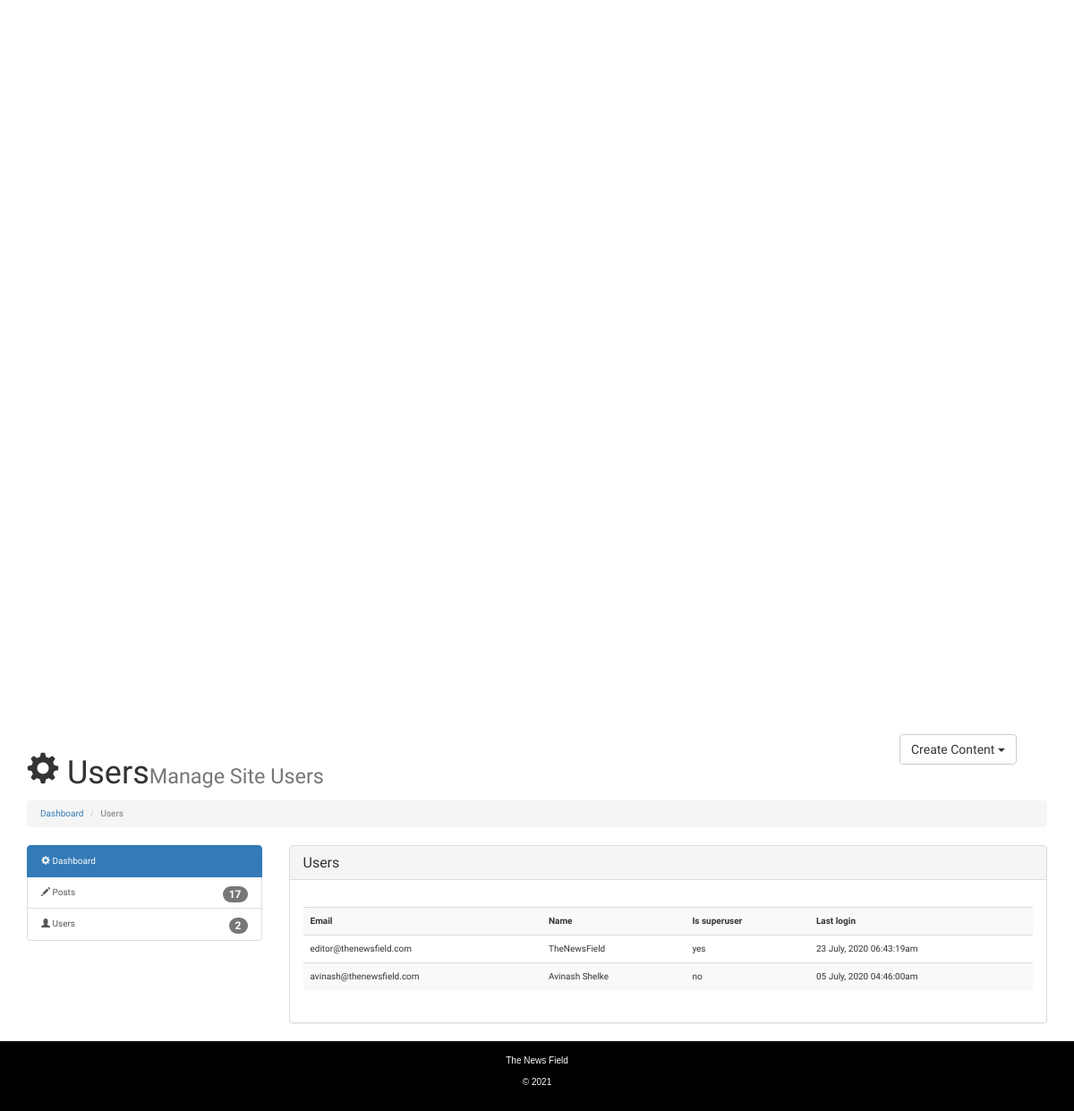
Screenshot of /admin_panel/users.php (signed in) with the database file from the repository.
### tables this page shows
CREATE TABLE `users` (
  `id` int(11) NOT NULL,
  `email` varchar(255) NOT NULL,
  `password` varchar(255) NOT NULL,
  `name` varchar(255) DEFAULT NULL,
  `is_superuser` varchar(255) NOT NULL DEFAULT 'no',
  `last_login` timestamp NOT NULL DEFAULT CURRENT_TIMESTAMP
);

### admin_panel/includes/db.php (called while the page is built, shortened)
<?php
function get_post_count($conn){
    $query = "SELECT * FROM news";
    $result = mysqli_query($conn, $query);
    $num_rows = mysqli_num_rows($result);
    return $num_rows;
}
function get_user_count($conn){
    $query = "SELECT * FROM users";
    $result = mysqli_query($conn, $query);
    $num_rows = mysqli_num_rows($result);
    return $num_rows;
}
?>

### admin_panel/users.php (the view, shortened to what this page needs)
<?php require "includes/header.php"; ?>
    <header id="header">
      <div class="container">
        <div class="row">
          <div class="col-md-10">
            <h1><span class="glyphicon glyphicon-cog" aria-hidden="true"></span> Users<small>Manage Site Users</small></h1>
          </div>
          <div class="col-md-2">
            <div class="dropdown create">
              <button class="btn btn-default dropdown-toggle" type="button" id="dropdownMenu1" data-toggle="dropdown" aria-haspopup="true" aria-expanded="true">
                Create Content
                <span class="caret"></span>
              </button>
            </div>
          </div>
        </div>
      </div>
    </header>
    <section id="breadcrumb">
      <div class="container">
        <ol class="breadcrumb">
          <li><a href="index.php">Dashboard</a></li>
          <li class="active">Users</li>
        </ol>
      </div>
    </section>
    <section id="main">
      <div class="container">
        <div class="row">
          <div class="col-md-3">
            <div class="list-group">
              <a href="index.php" class="list-group-item active main-color-bg">
                <span class="glyphicon glyphicon-cog" aria-hidden="true"></span> Dashboard
              </a>
              <a href="posts.php" class="list-group-item"><span class="glyphicon glyphicon-pencil" aria-hidden="true"></span> Posts <span class="badge"><?php echo get_post_count($conn); ?></span></a>
              <a href="users.php" class="list-group-item"><span class="glyphicon glyphicon-user" aria-hidden="true"></span> Users <span class="badge"><?php echo get_user_count($conn); ?></span></a>
            </div>
          </div>
          <div class="col-md-9">
            <div class="panel panel-default">
              <div class="panel-heading main-color-bg">
                <h3 class="panel-title">Users</h3>
              </div>
              <div class="panel-body">
                <br>
                <?php
                  $query = "SELECT * FROM users;";
                  $result = mysqli_query($conn, $query);
                  $num_rows = mysqli_num_rows($result);
                  if($num_rows > 0){
                    echo '<table class="table table-striped table-hover">
                    <tr>
                      <th>Email</th>
                      <th>Name</th>
                      <th>Is superuser</th>
                      <th>Last login</th>
                    </tr>';
                    while($row = mysqli_fetch_assoc($result))
                    {
                      echo '<tr>
                      <td>'. $row['email'] .'</td>
                      <td>'. $row['name'] .'</td>
                      <td>'. $row['is_superuser'] .'</td>
                      <td>'. date('d F, Y h:i:sa', strtotime($row['last_login'])) .'</td>
                    </tr>';
                    }
                    echo '</table>';
                  }
                  else
                  {
                    echo "No news posted yet";
                  }
                ?>
              </div>
              </div>
          </div>
        </div>
      </div>
    </section>
    <?php require "includes/footer.php"; ?>
  </body>
</html>

### styles/style.css (style rules this page uses)
* { box-sizing: border-box; margin: 0; padding: 0; }
body { transition: all 0.7s; -webkit-transition: all 0.7s; -moz-transition: all 0.7s; -o-transition: all 0.7s; transition-timing-function: ease; overflow-x: hidden; width: 100vw; font-size: 1rem; font-family: 'Karma', sans-serif; }

### rows the page displays
users: email "editor@thenewsfield.com", name "TheNewsField", is_superuser "yes", last_login "23 July, 2020 06:43:19am"
users: email "avinash@thenewsfield.com", name "Avinash Shelke", is_superuser "no", last_login "05 July, 2020 04:46:00am"

### other values shown
get_post_count($conn) "17"
get_user_count($conn) "2"
